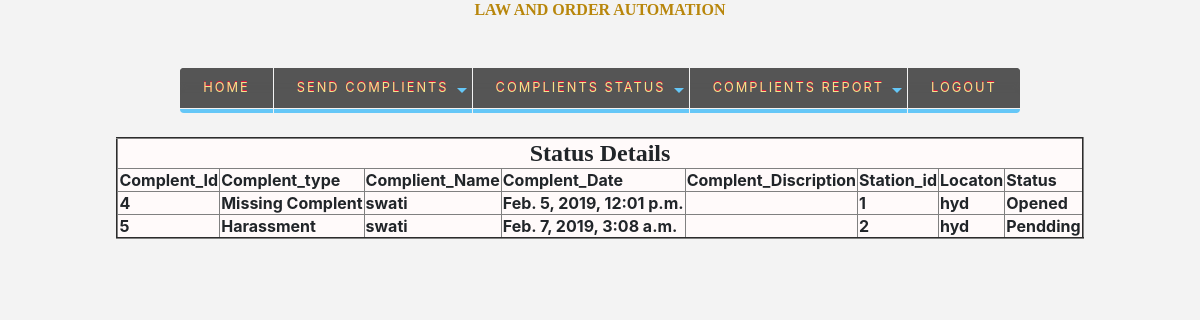
The page /viewstatcit/ on the database its author committed.
### app/models.py (models this page shows)
class Status(models.Model):
    complent_id = models.AutoField(primary_key=True)
    complent_type = models.CharField(max_length=20)
    complient_name = models.CharField(max_length=30)
    date_of_complent = models.CharField(max_length=30,default=False)
    description = models.CharField(max_length=500)
    station_id = models.IntegerField()
    location = models.CharField(max_length=50)
    status=models.CharField(max_length=30)

### templates/viewstatcit.html (shortened to what this page needs)
{% load staticfiles %}
<doctype html>
<html lang="en">
  <head>
    <link rel="stylesheet" href="https://stackpath.bootstrapcdn.com/bootstrap/4.3.1/css/bootstrap.min.css">
   </head>
  <body>
{% load staticfiles %}
{% include 'head.html' %}<br><br>
<link rel="stylesheet" href="{% static 'css/nav.css' %}">
{% include 'menuCitizen.html' %}<center>
<table align="centre" bgcolor="#fffafa" border="2">
 <tr>
        <th colspan="10"><center><font size="5" face="Arial Black">
           Status Details</font></center>
        </th>
    <tr>
        <th>Complent_Id</th>
        <th>Complent_type</th>
        <th>Complient_Name</th>
        <th>Complent_Date</th>
        <th>Complent_Discription</th>
        <th>Station_id</th>
        <th>Locaton</th>
        <th>Status</th>
        </tr>
    {%  for x in object_list %}
    <tr>
        <th>{{ x.complent_id }}</th>
        <th>{{ x.complent_type }}</th>
        <th>{{ x.complient_name }}</th>
        <th>{{ x.date_of_complent }}</th>
        <th>{{ x.description }}</th>
        <th>{{ x.station_id }}</th>
        <th>{{ x.location }}</th>
        <th>{{ x.status }}</th>
        </tr>
    {% endfor %}
</table></center>
  </body>
</html></doctype>

### app/static/css/nav.css (style rules this page uses)
body { background-color: rgba(225, 225, 225, 0.37); }

### rows shown on the page
Status: complent_id "4", complent_type "Missing Complent", complient_name "swati", date_of_complent "Feb. 5, 2019, 12:01 p.m.", station_id "1", location "hyd", status "Opened"
Status: complent_id "5", complent_type "Harassment", complient_name "swati", date_of_complent "Feb. 7, 2019, 3:08 a.m.", station_id "2", location "hyd", status "Pendding"
